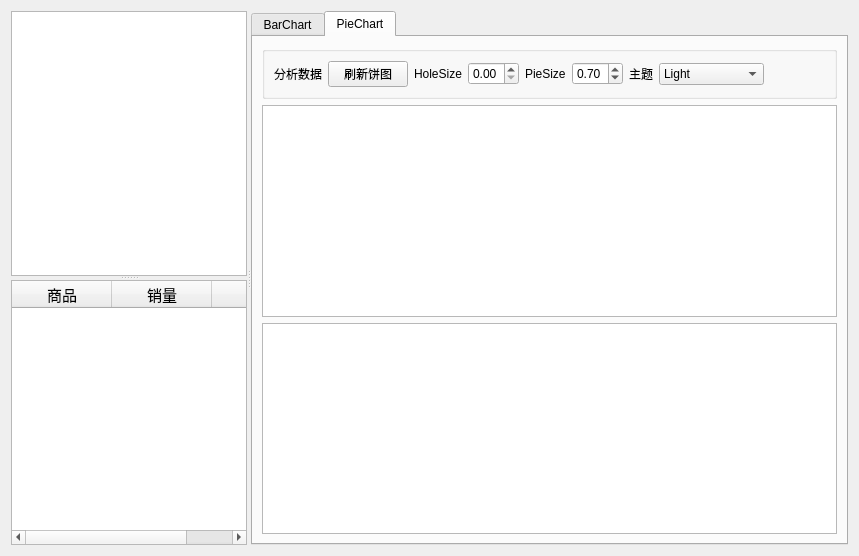
<?xml version="1.0" encoding="UTF-8"?>
<ui version="4.0">
 <class>ProsessPage</class>
 <widget class="QWidget" name="ProsessPage">
  <property name="geometry">
   <rect>
    <x>0</x>
    <y>0</y>
    <width>859</width>
    <height>556</height>
   </rect>
  </property>
  <property name="windowTitle">
   <string>Form</string>
  </property>
  <layout class="QGridLayout" name="gridLayout">
   <item row="0" column="0">
    <widget class="QSplitter" name="splitter_2">
     <property name="orientation">
      <enum>Qt::Horizontal</enum>
     </property>
     <widget class="QSplitter" name="splitter">
      <property name="sizePolicy">
       <sizepolicy hsizetype="Expanding" vsizetype="Expanding">
        <horstretch>0</horstretch>
        <verstretch>0</verstretch>
       </sizepolicy>
      </property>
      <property name="orientation">
       <enum>Qt::Vertical</enum>
      </property>
      <widget class="QTableView" name="tableView">
       <property name="sizePolicy">
        <sizepolicy hsizetype="Expanding" vsizetype="Expanding">
         <horstretch>0</horstretch>
         <verstretch>0</verstretch>
        </sizepolicy>
       </property>
      </widget>
      <widget class="QTreeWidget" name="treeWidget">
       <property name="styleSheet">
        <string notr="true">QTreeView::item:hover{background-color:rgb(0,255,0,50)} 

QTreeView::item:selected{background-color:rgb(255,0,0,100)}
QTreeView::item:selected{color:rgb(255, 0, 127);}

QTreeWidget::item{height:28px;}</string>
       </property>
       <column>
        <property name="text">
         <string notr="true">商品</string>
        </property>
        <property name="font">
         <font>
          <pointsize>11</pointsize>
         </font>
        </property>
        <property name="textAlignment">
         <set>AlignCenter</set>
        </property>
        <property name="background">
         <color>
          <red>170</red>
          <green>255</green>
          <blue>127</blue>
         </color>
        </property>
       </column>
       <column>
        <property name="text">
         <string>销量</string>
        </property>
        <property name="font">
         <font>
          <pointsize>11</pointsize>
         </font>
        </property>
        <property name="textAlignment">
         <set>AlignCenter</set>
        </property>
        <property name="background">
         <color>
          <red>170</red>
          <green>255</green>
          <blue>255</blue>
         </color>
        </property>
       </column>
       <column>
        <property name="text">
         <string>盈利</string>
        </property>
        <property name="font">
         <font>
          <pointsize>11</pointsize>
         </font>
        </property>
        <property name="textAlignment">
         <set>AlignCenter</set>
        </property>
        <property name="background">
         <color>
          <red>255</red>
          <green>85</green>
          <blue>127</blue>
         </color>
        </property>
       </column>
      </widget>
     </widget>
     <widget class="QTabWidget" name="tabWidget">
      <property name="tabShape">
       <enum>QTabWidget::Rounded</enum>
      </property>
      <property name="currentIndex">
       <number>1</number>
      </property>
      <widget class="QWidget" name="tab_16">
       <attribute name="icon">
        <iconset>
         <normaloff>:/images/images/3.ico</normaloff>:/images/images/3.ico</iconset>
       </attribute>
       <attribute name="title">
        <string>BarChart</string>
       </attribute>
       <layout class="QVBoxLayout" name="verticalLayout">
        <item>
         <widget class="QGroupBox" name="groupBox_17">
          <property name="title">
           <string/>
          </property>
          <layout class="QHBoxLayout" name="horizontalLayout_17">
           <item>
            <widget class="QPushButton" name="btnBuildBarChart">
             <property name="text">
              <string>刷新柱状图</string>
             </property>
            </widget>
           </item>
           <item>
            <spacer name="horizontalSpacer_17">
             <property name="orientation">
              <enum>Qt::Horizontal</enum>
             </property>
             <property name="sizeHint" stdset="0">
              <size>
               <width>40</width>
               <height>20</height>
              </size>
             </property>
            </spacer>
           </item>
          </layout>
         </widget>
        </item>
        <item>
         <widget class="QChartView" name="chartViewBar"/>
        </item>
       </layout>
      </widget>
      <widget class="QWidget" name="tab_17">
       <attribute name="icon">
        <iconset>
         <normaloff>:/images/images/43.ico</normaloff>:/images/images/43.ico</iconset>
       </attribute>
       <attribute name="title">
        <string>PieChart</string>
       </attribute>
       <layout class="QVBoxLayout" name="verticalLayout_16">
        <item>
         <widget class="QGroupBox" name="groupBox_18">
          <property name="title">
           <string/>
          </property>
          <layout class="QHBoxLayout" name="horizontalLayout_13">
           <item>
            <widget class="QLabel" name="label_13">
             <property name="text">
              <string>分析数据</string>
             </property>
             <property name="alignment">
              <set>Qt::AlignRight|Qt::AlignTrailing|Qt::AlignVCenter</set>
             </property>
            </widget>
           </item>
           <item>
            <widget class="QPushButton" name="btnDrawPieChart">
             <property name="text">
              <string>刷新饼图</string>
             </property>
            </widget>
           </item>
           <item>
            <widget class="QLabel" name="label_14">
             <property name="text">
              <string>HoleSize</string>
             </property>
            </widget>
           </item>
           <item>
            <widget class="QDoubleSpinBox" name="spinHoleSize">
             <property name="decimals">
              <number>2</number>
             </property>
             <property name="maximum">
              <double>1.000000000000000</double>
             </property>
             <property name="singleStep">
              <double>0.100000000000000</double>
             </property>
            </widget>
           </item>
           <item>
            <widget class="QLabel" name="label_15">
             <property name="text">
              <string>PieSize</string>
             </property>
            </widget>
           </item>
           <item>
            <widget class="QDoubleSpinBox" name="spinPieSize">
             <property name="maximum">
              <double>1.000000000000000</double>
             </property>
             <property name="singleStep">
              <double>0.100000000000000</double>
             </property>
             <property name="value">
              <double>0.700000000000000</double>
             </property>
            </widget>
           </item>
           <item>
            <widget class="QLabel" name="label_16">
             <property name="text">
              <string>主题</string>
             </property>
            </widget>
           </item>
           <item>
            <widget class="QComboBox" name="cBoxTheme">
             <item>
              <property name="text">
               <string>Light</string>
              </property>
             </item>
             <item>
              <property name="text">
               <string>BlueCerulean</string>
              </property>
             </item>
             <item>
              <property name="text">
               <string>Dark</string>
              </property>
             </item>
             <item>
              <property name="text">
               <string>BrownSand</string>
              </property>
             </item>
             <item>
              <property name="text">
               <string>BlueNcs</string>
              </property>
             </item>
             <item>
              <property name="text">
               <string>HighContrast</string>
              </property>
             </item>
             <item>
              <property name="text">
               <string>BlueIcy</string>
              </property>
             </item>
             <item>
              <property name="text">
               <string>Qt</string>
              </property>
             </item>
            </widget>
           </item>
           <item>
            <spacer name="horizontalSpacer_13">
             <property name="orientation">
              <enum>Qt::Horizontal</enum>
             </property>
             <property name="sizeHint" stdset="0">
              <size>
               <width>113</width>
               <height>20</height>
              </size>
             </property>
            </spacer>
           </item>
          </layout>
         </widget>
        </item>
        <item>
         <widget class="QChartView" name="chartViewPie"/>
        </item>
        <item>
         <widget class="QChartView" name="chartViewPie2"/>
        </item>
       </layout>
      </widget>
     </widget>
    </widget>
   </item>
  </layout>
 </widget>
 <customwidgets>
  <customwidget>
   <class>QChartView</class>
   <extends>QGraphicsView</extends>
   <header location="global">qchartview.h</header>
  </customwidget>
 </customwidgets>
 <resources/>
 <connections/>
</ui>
